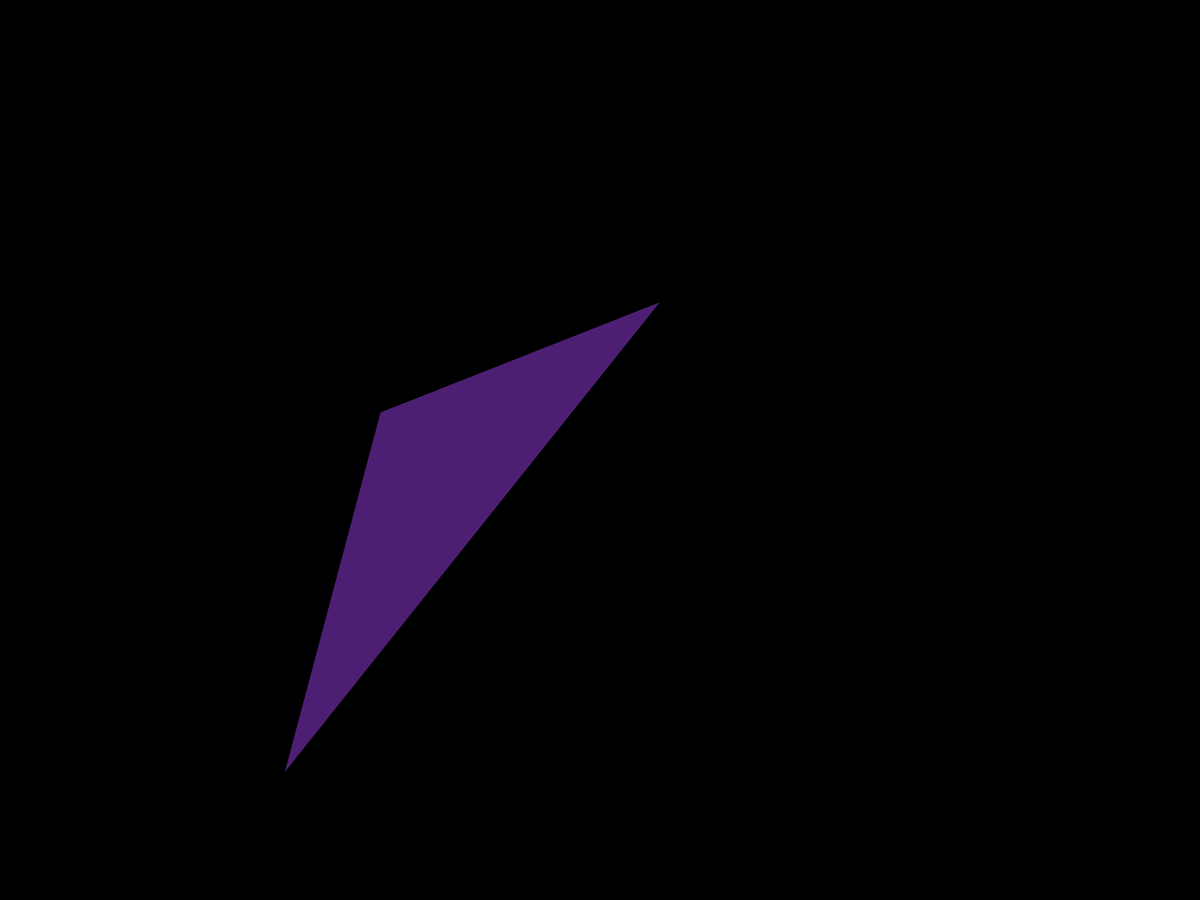
Frame 1 (no input)
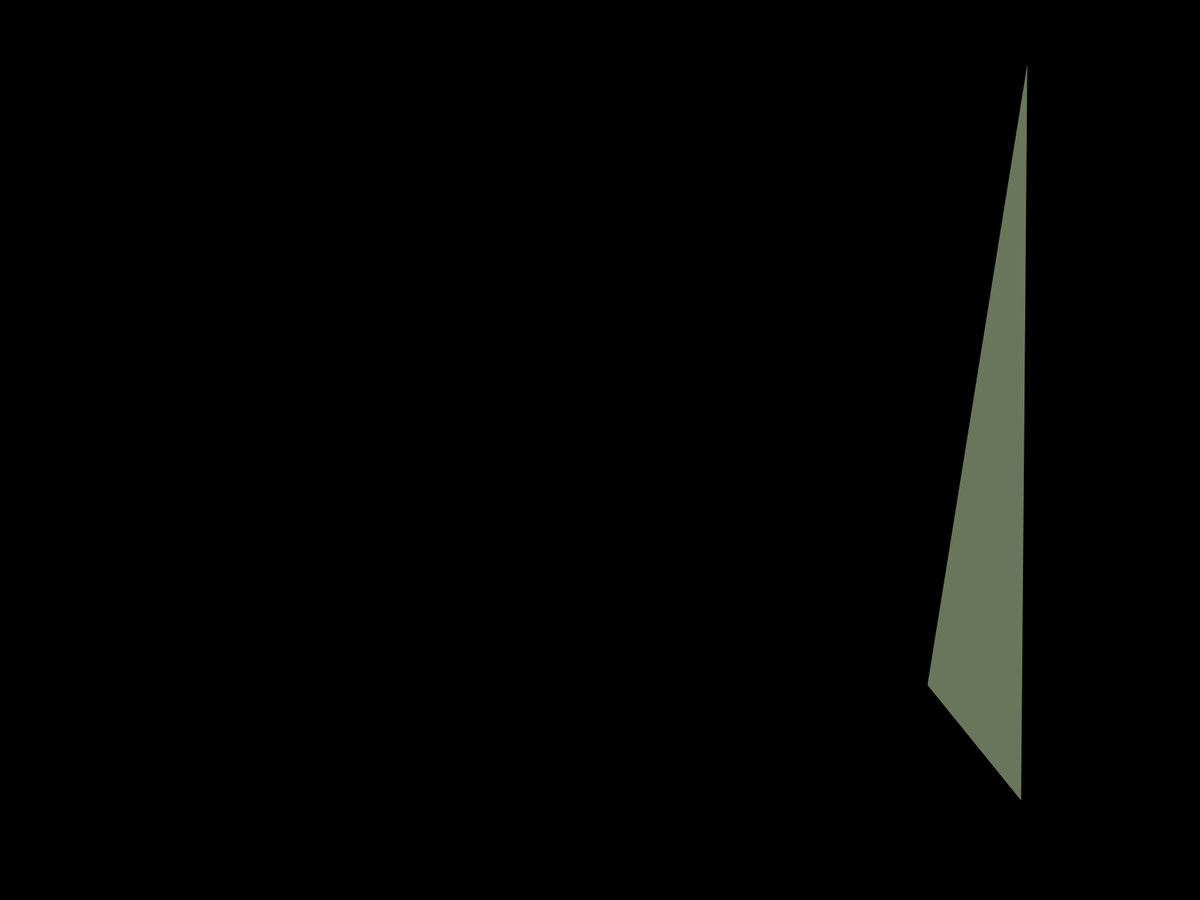
Frame 60 (the mouse pressed at the canvas centre just before this capture)
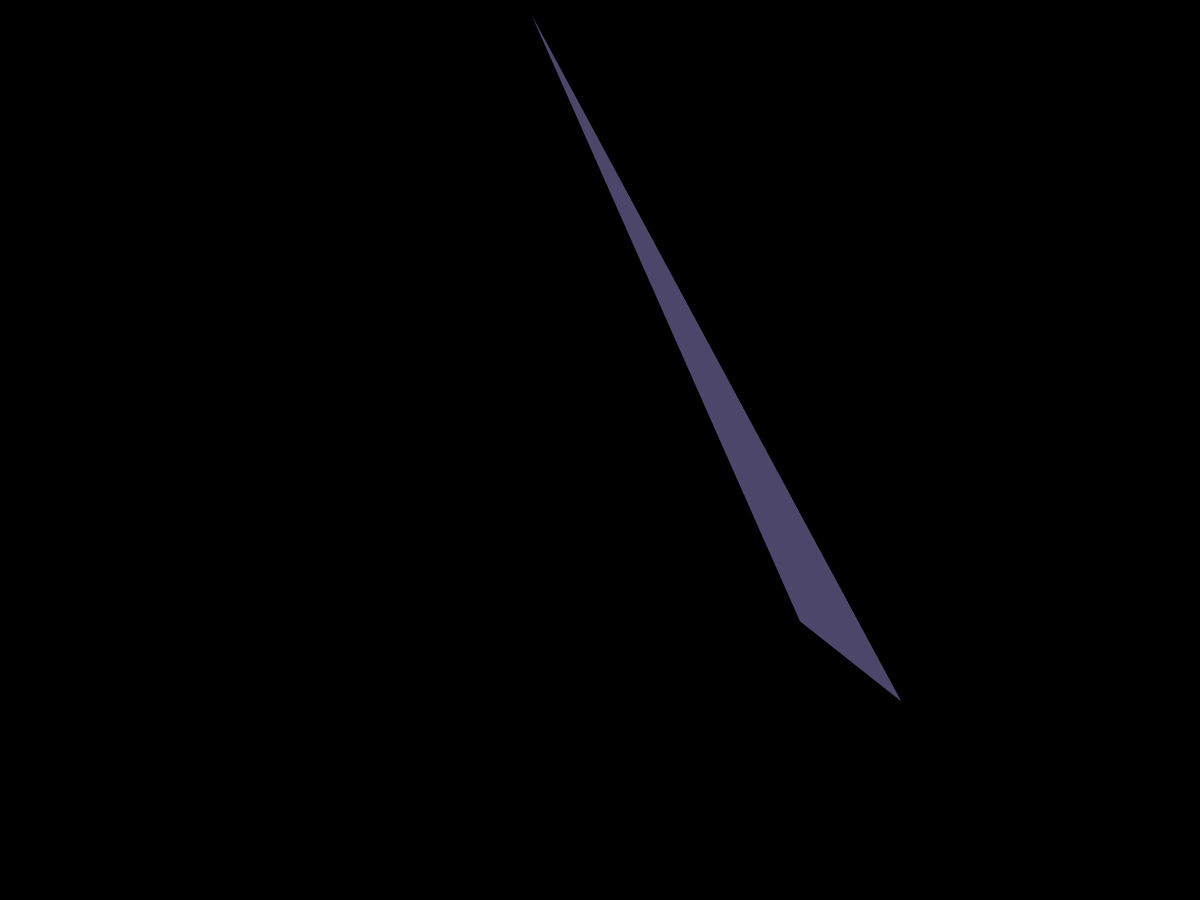
Frame 120 (the mouse held since frame 60 and released just before this capture)

The Processing sketch that drew these frames (run headless with seeded random() and noise(); from frame 60 on, the mouse is pressed at the canvas centre):

// Processing sketch: triangle_full
// ── triangle_full.pde
void setup() {
  fullScreen();
  frameRate(8);
}

void draw(){
background(0);
noStroke();
fill(random(255), random(255), random(255), 120);
triangle(random(width), random(height), random(width), random(height), random(width), random(height));
  }
  
